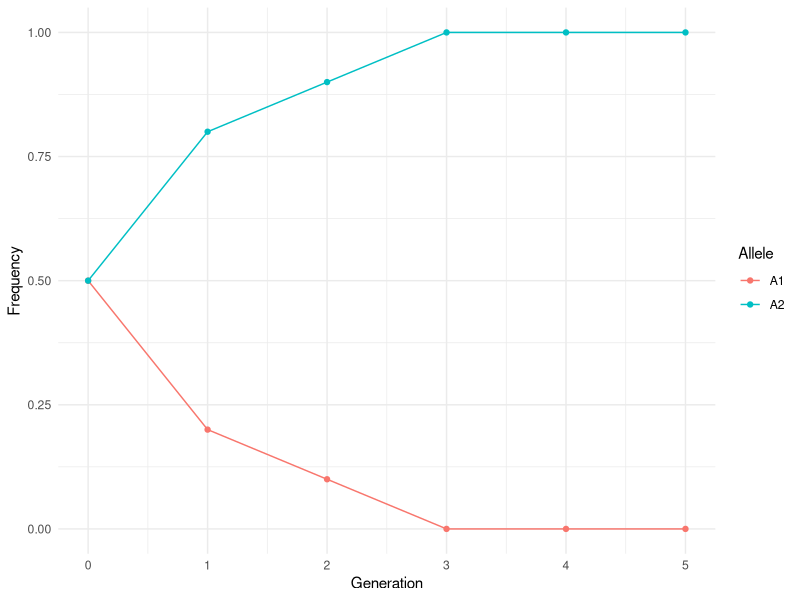

Recreate this plot in R.
library(ggplot2)

# Function to simulate the founder effect over multiple generations
simulateFounderEffect <- function(original_pop_size = 1000, freq_A1 = 0.7, founder_pop_size = 10, generations = 5) {
  # Generate original population
  original_pop <- sample(c("A1", "A2"), original_pop_size, replace = TRUE, prob = c(freq_A1, 1 - freq_A1))
  original_freq <- table(original_pop) / original_pop_size
  
  # Create founding population
  founder_pop <- sample(original_pop, founder_pop_size)
  founder_freq <- table(founder_pop) / founder_pop_size
  
  # Initialize allele frequencies for the founding population
  A1_freq <- ifelse("A1" %in% names(founder_freq), founder_freq["A1"], 0)
  A2_freq <- ifelse("A2" %in% names(founder_freq), founder_freq["A2"], 0)
  
  # Track allele frequencies over generations
  freqs <- data.frame(
    Generation = 0,
    A1 = A1_freq,
    A2 = A2_freq
  )
  
  current_pop <- founder_pop
  
  for (gen in 1:generations) {
    current_pop <- sample(current_pop, length(current_pop), replace = TRUE)
    current_freq <- table(current_pop) / length(current_pop)
    
    # Update frequencies with 0 if allele is absent
    A1_freq <- ifelse("A1" %in% names(current_freq), current_freq["A1"], 0)
    A2_freq <- ifelse("A2" %in% names(current_freq), current_freq["A2"], 0)
    
    freqs <- rbind(freqs, data.frame(Generation = gen, A1 = A1_freq, A2 = A2_freq))
  }
  
  return(freqs)
}

# Function to plot the founder effect over generations
plotFounderEffect <- function(data) {
  ggplot(data, aes(x = Generation)) +
    geom_line(aes(y = A1, color = "A1")) +
    geom_point(aes(y = A1, color = "A1")) +
    geom_line(aes(y = A2, color = "A2")) +
    geom_point(aes(y = A2, color = "A2")) +
    labs(y = "Frequency", color = "Allele") +
    theme_minimal()
}

# Simulate the founder effect with default parameter values
simulation_result <- simulateFounderEffect()

# Plot the result
plotFounderEffect(simulation_result)

# Print the result table
print(simulation_result)
